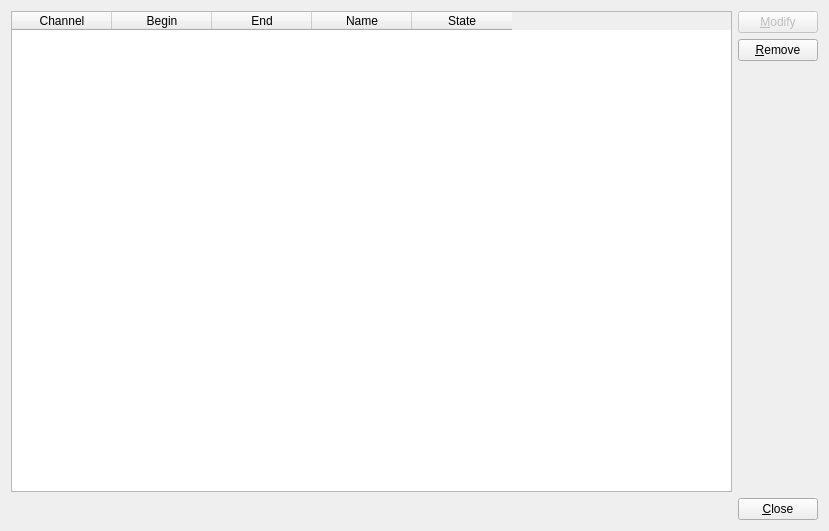
<ui version="4.0" >
 <class>Programs</class>
 <widget class="QDialog" name="Programs" >
  <property name="geometry" >
   <rect>
    <x>0</x>
    <y>0</y>
    <width>829</width>
    <height>531</height>
   </rect>
  </property>
  <property name="windowTitle" >
   <string>Programs</string>
  </property>
  <layout class="QVBoxLayout" >
   <item>
    <layout class="QHBoxLayout" >
     <item>
      <widget class="QTableWidget" name="table" >
       <property name="selectionMode" >
        <enum>QAbstractItemView::SingleSelection</enum>
       </property>
       <property name="selectionBehavior" >
        <enum>QAbstractItemView::SelectRows</enum>
       </property>
       <column>
        <property name="text" >
         <string>Channel</string>
        </property>
       </column>
       <column>
        <property name="text" >
         <string>Begin</string>
        </property>
       </column>
       <column>
        <property name="text" >
         <string>End</string>
        </property>
       </column>
       <column>
        <property name="text" >
         <string>Name</string>
        </property>
       </column>
       <column>
        <property name="text" >
         <string>State</string>
        </property>
       </column>
      </widget>
     </item>
     <item>
      <layout class="QVBoxLayout" >
       <item>
        <widget class="QPushButton" name="modify" >
         <property name="enabled" >
          <bool>false</bool>
         </property>
         <property name="text" >
          <string>&amp;Modify</string>
         </property>
        </widget>
       </item>
       <item>
        <widget class="QPushButton" name="remove" >
         <property name="text" >
          <string>&amp;Remove</string>
         </property>
        </widget>
       </item>
       <item>
        <spacer>
         <property name="orientation" >
          <enum>Qt::Vertical</enum>
         </property>
         <property name="sizeHint" stdset="0" >
          <size>
           <width>20</width>
           <height>40</height>
          </size>
         </property>
        </spacer>
       </item>
      </layout>
     </item>
    </layout>
   </item>
   <item>
    <layout class="QHBoxLayout" >
     <item>
      <spacer>
       <property name="orientation" >
        <enum>Qt::Horizontal</enum>
       </property>
       <property name="sizeHint" stdset="0" >
        <size>
         <width>40</width>
         <height>20</height>
        </size>
       </property>
      </spacer>
     </item>
     <item>
      <widget class="QPushButton" name="close" >
       <property name="text" >
        <string>&amp;Close</string>
       </property>
      </widget>
     </item>
    </layout>
   </item>
  </layout>
 </widget>
 <resources/>
 <connections>
  <connection>
   <sender>close</sender>
   <signal>clicked()</signal>
   <receiver>Programs</receiver>
   <slot>close()</slot>
   <hints>
    <hint type="sourcelabel" >
     <x>20</x>
     <y>20</y>
    </hint>
    <hint type="destinationlabel" >
     <x>20</x>
     <y>20</y>
    </hint>
   </hints>
  </connection>
 </connections>
</ui>
